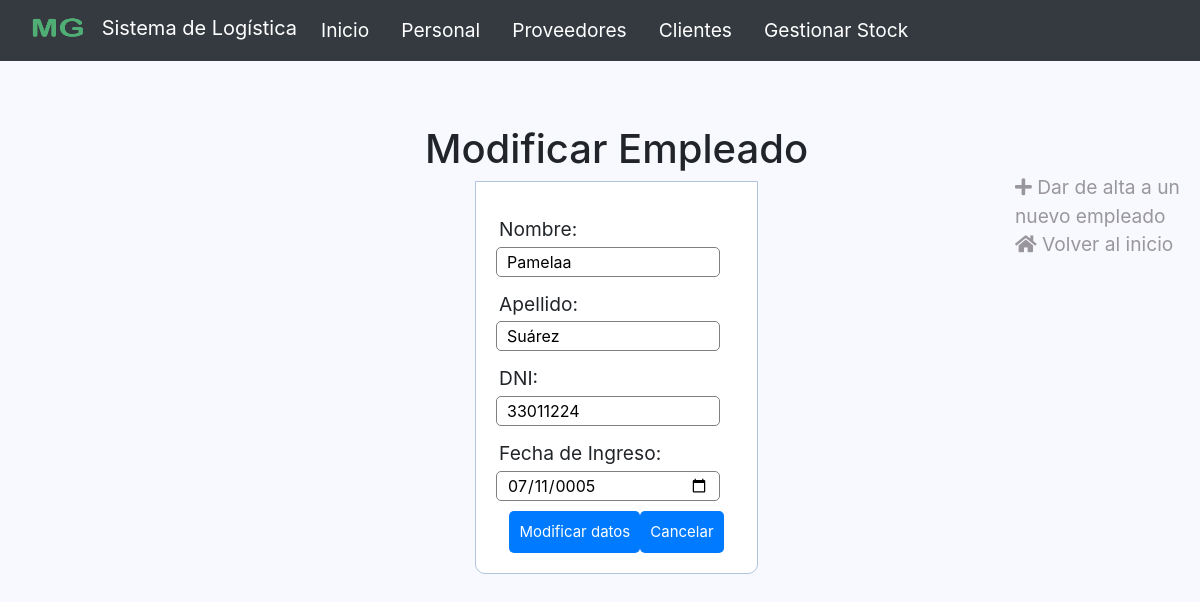
The app's page /empleados/modificarEmpleados.php?id=2, older data.
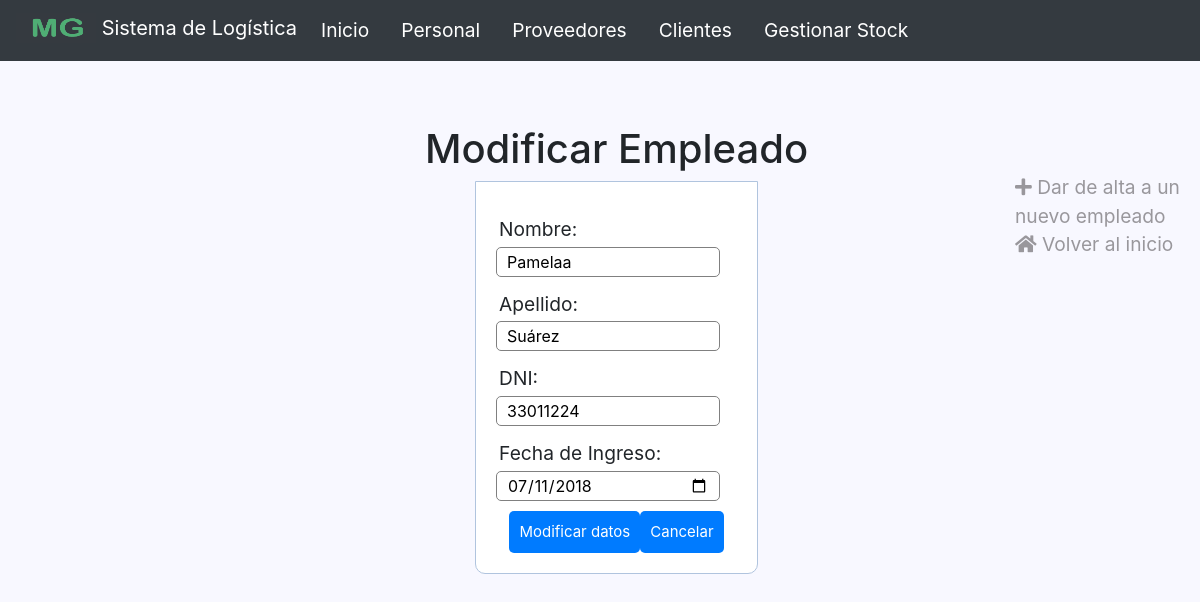
The same page, newer data.
### tables this page shows
CREATE TABLE `personales` (
  `id` int(11) NOT NULL,
  `nombre` varchar(50) NOT NULL,
  `apellido` varchar(50) NOT NULL,
  `DNI` int(11) NOT NULL,
  `fecha_ingreso_laboral` date NOT NULL,
  `telefono` int(11) NOT NULL,
  `labor_id` int(50) NOT NULL
);

### empleados/modificarEmpleados.php (the view, shortened to what this page needs)
<html>
	<head>
	<link rel="stylesheet" href="/MasterGame/css/bootstrap.css">
	<link rel="stylesheet" href="/MasterGame/vendor/jquery/jquery-ui.min.css">
	<link rel="stylesheet" href="/MasterGame/vendor/jquery/jquery-ui.theme.min.css">
	<link rel="stylesheet" href="https://use.fontawesome.com/releases/v5.3.1/css/all.css">
	</head>
	<body>
		<nav class="navbar navbar-expand-lg navbar-dark bg-dark"
		style="position: sticky; z-index: 1071; top: 0;">
			<div class="d-flex justify-content-end">
		    <a class="navbar-brand" href="../index.html"  style="color: #fff;">
			    <img src="/MasterGame/images/mg2.jpg" width="80" height="30" class="d-inline-block align-top" data-toggle="tooltip" data-placement="bottom" title="Sistema de Logística Master Game">
			    Sistema de Logística
			   </a>
			<div class="nav navbar-nav navbar-right">
				<div class="collapse navbar-collapse" id="navbarText">
					<ul class="navbar-nav mr-auto">
			    		<li class="nav-item active">
			    			<a class="nav-link" href="../index.html" style="margin-right: 1rem; color: #fff;">Inicio <span class="sr-only">(current)</span></a>
			    		</li>
			    		<li class="nav-item" style="margin-right: 1rem;">
			    			<a class="nav-link" href="../empleados/FichasEmpleados.php" style="color: #fff;">Personal</a>
			    		</li>
			    		<li class="nav-item" style="margin-right: 1rem;">
			    			<a class="nav-link" href="../proveedores/Proveedores.php" style="color: #fff;">Proveedores</a>
			    		</li>
			    		<li class="nav-item" style="margin-right: 1rem;">
			    			<a class="nav-link" href="../clientes/crud.php" style="color: #fff;">Clientes</a>
			    		</li>
			    		<li class="nav-item" style="margin-right: 1rem;">
			    			<a class="nav-link" href="../inventarioo/nuevo.php" style="color: #fff;">Gestionar Stock</a>
			    		</li>
			    	</ul>
				</div>
			</div>
		</nav>
		<div class="container-fluid" style="margin-top: 3rem;">
			<div class="row flex-xl-nowrap">
				<div class="col-12 col-md-3 col-xl-2 bd-sidebar">
				</div>
				<main class="col-12 col-md-9 col-xl-8 py-md-3 pl-md-5 bd-content">
					<?php
						$pdo = conectar();
						$consulta=$pdo->prepare("SELECT nombre, apellido, fecha_ingreso_laboral, DNI FROM personales WHERE id=:numeroRecibido");
						$consulta->bindValue(':numeroRecibido',$_GET['id']);
						$consulta->execute();
						$datos = $consulta->fetchAll(PDO::FETCH_ASSOC);
						echo '<div class="container" align="center">
							<h1>Modificar Empleado</h1>';
							echo '<form action="guardarModifEmpleados.php" method="post">';
							echo '<div class="input-group">';
								echo "<label> Nombre: </label>
									<input type='text' name='nombre' value='{$datos[0]['nombre']}' required>
								</div>";
							echo '<div class="input-group">';
								echo "<label> Apellido: </label>
									<input type='text' name='apellido' value='{$datos[0]['apellido']}' required>
									</div>";
							echo '<div class="input-group">';
								echo "<label> DNI: </label>
									<input name='DNI' type='number' value='{$datos[0]['DNI']}' min=7000000 required>
								</div>";
							echo '<div class="input-group">';
								echo "<label> Fecha de Ingreso: </label>
									<input name='fecha' type='date' value='{$datos[0]['fecha_ingreso_laboral']}' required>
								</div>";
							echo '<input type="submit" value="Modificar datos" class="btn btn btn-primary">';
							echo '<a href="FichasEmpleados.php" class="btn btn btn-primary"> Cancelar </a>';
							echo '</form>
						</div>';
						?>
				</main>
				<div class="d-none d-xl-block col-xl-2 bd-toc">
					<ul class="section-nav" style="list-style: none; margin-top: 4rem;">
						<li class="toc-entry toc-h2">
							<a href="formAlta.php" style="color:#99979c">
								<i class="fa fa-plus" aria-hidden="true"></i> Dar de alta a un nuevo empleado
							</a>
						</li>
						<li class="toc-entry toc-h2">
							<a href="../index.html" style="color:#99979c">
								<i class="fa fa-home" aria-hidden="true"></i> Volver al inicio
							</a>
						</li>
					</ul>
				</div>
			</div>
		</div>
	</body>
</html>

Row changes from the older to the newer data that the page shows:
changed personales "Pamelaa": fecha "07/11/0005" → "07/11/2018"
